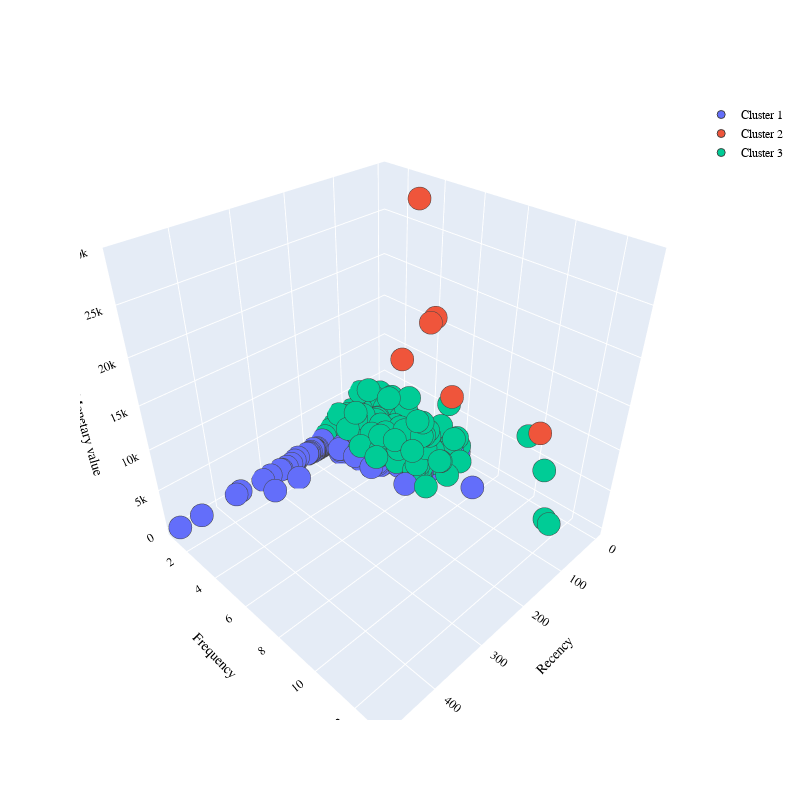

Write notebook code for a chart like this one.
### Markdown cell above
<p style="font-size: 16px" font-family="sans-serif">
As we can see the parameters likely to produce better results are 'elkan' as algorithm and the number of clusters is 5 and the chosen iterations to find centroids set to 3. We can now retry to fit the model with these hypertuned parameters.
If one wants to see the results choosing the arbitrary but still appropriate parameters, can use the class below which shows the results for all parameters we tune. </p>

<p style="font-size: 16px" font-family="sans-serif">    
Below, we create a class named Kmeancust which is a customized version of the kmeans. One can choose the hyperparameters arbitrarly to visualize the points separation(clusters) and judge the ideal set of them. </p>

### Code cell
import plotly.graph_objs as go  #import pylot for 3d objects!
#doing a class that allows to change hyperparameters!
class Kmeanscust():

    def __init__(self,clusters1,algorithm1,rand_state,X, df):
        self.clusters1 = clusters1  
        self.algorithm1 = algorithm1
        self.rand_state = rand_state 
        self.X = X 
        self.df = df 

    def clustering(self, clusters1, algorithm1, rand_state,X, df):
            
            kmeans = KMeans(n_clusters = clusters1, init = 'k-means++', random_state = rand_state, algorithm = algorithm1, n_init = 3)
            y_kmeans = kmeans.fit_predict(X)
            

            #add respective client's clusters assigned 
             
            rfmcopy = df.copy()
            rfmcopy['kmeans_cluster'] = y_kmeans
            
            #in this way we can visualize the data scattered with real values instead of the scaled ones we use in the kmeans!

            plot = go.Figure()    #fig equivalent in plotly

            #a good thing to do is to use the information we stored in the dataframe! 
            #a loop will let us separate data in clusters!
            nclusters = [i for i in range (0,clusters1)]  #basically getting alist containg the ith clusters ---> e.g Let 4 be the number of clusters chosen then nclusters -> [1,2,3,4] that are the  number of clusters
            for x in nclusters:
                plot.add_trace(go.Scatter3d(x = rfmcopy[rfmcopy.kmeans_cluster == x]['Recency'], 
                                            y = rfmcopy[rfmcopy.kmeans_cluster == x]['Frequency'],
                                            z = rfmcopy[rfmcopy.kmeans_cluster == x]['Monetary value'],  
                                            mode='markers', marker_size = 8, marker_line_width = 1,
                                            name = 'Cluster ' + str(x+1)
                                            ))
                                                
        
            # changing the layout!

            plot.update_layout(width = 800, height = 800, autosize = True, showlegend = True,
                            scene = dict(xaxis=dict(title = 'Recency', titlefont_color = 'black'),
                                            yaxis=dict(title = 'Frequency', titlefont_color = 'black'),
                                            zaxis=dict(title = 'Monetary value', titlefont_color = 'black')),
                            font = dict(family = "Gilroy", color  = 'black', size = 12))
            
            plot.show()
            return rfmcopy  

#Let us try all the feasible options:
nclusters = [3,4,5,6]
algo = ["lloyd","elkan"]
 

def choose():
    inp1 = int(input("please insert the number of clusters you would like to have:"))
    if inp1 not in nclusters:
        print("not reccomended nclusters, insert integer between 3 and 6 for an optimal result")
        inp1 = int(input("please insert the number of clusters you would like to have:"))
    inp2 = str(input("choose lloyd or elkan:"))
    if inp2 not in algo:
        print("Please type correctly the algorithm to use!")        
        inp2 = str(input("choose lloyd or elkan:"))

    inp3 = int(input("please insert a random state(integer!):"))
    if type(inp3) != int:
        print("Random state must be an integer! Please reinsert")
        inp3 = int(input("reinsert an random integer:"))



    #initialization of the object and function calling, X are the scaled features whilst rfm_dataset is the original one    
         
    obj = Kmeanscust(inp1,inp2,inp3,X, rfm_dataset)
    cl = obj.clustering(inp1,inp2,inp3,X, rfm_dataset)
    return cl  

rfmcopy = choose()

### Figure 1 — Plotly figure (JSON) as saved in the notebook; plotly's stock layout.template omitted (floating-point values rounded to 4 significant figures; data arrays with more than 128 entries replaced by an {"elided": "..."} marker saying what was removed)
{"data": [{"marker": {"line": {"width": 1}, "size": 8}, "mode": "markers", "name": "Cluster 1", "type": "scatter3d", "x": {"elided": "10880 int values"}, "y": {"elided": "10880 int values"}, "z": {"elided": "10880 float values"}}, {"marker": {"line": {"width": 1}, "size": 8}, "mode": "markers", "name": "Cluster 2", "type": "scatter3d", "x": [85, 78, 99, 133, 45, 88], "y": [7, 4, 6, 12, 4, 6], "z": [11470.0, 12490.0, 19170.0, 14960.0, 29100.0, 19460.0]}, {"marker": {"line": {"width": 1}, "size": 8}, "mode": "markers", "name": "Cluster 3", "type": "scatter3d", "x": {"elided": "241 int values"}, "y": {"elided": "241 int values"}, "z": {"elided": "241 float values"}}], "layout": {"autosize": true, "font": {"color": "black", "family": "Gilroy", "size": 12}, "height": 800, "scene": {"xaxis": {"title": {"font": {"color": "black"}, "text": "Recency"}}, "yaxis": {"title": {"font": {"color": "black"}, "text": "Frequency"}}, "zaxis": {"title": {"font": {"color": "black"}, "text": "Monetary value"}}}, "showlegend": true, "width": 800}}
